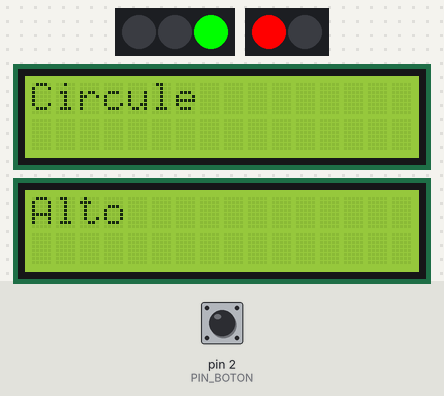
Recording of a sketch running on a simulated Arduino Uno, built with avr-gcc and run on an emulated ATmega328P. Parts: 3 RGB LEDs in strip order, left to right, 2 RGB LEDs in strip order, left to right, 2 × 16×2 character LCD. The inputs (shaded band) are chosen by the test bench; at power-on: pin 2 (PIN_BOTON) HIGH.

Above: at 1.3 s.
1.4 s: pin 2 (PIN_BOTON) pulled LOW for 0.15 s
At 1.54 s:
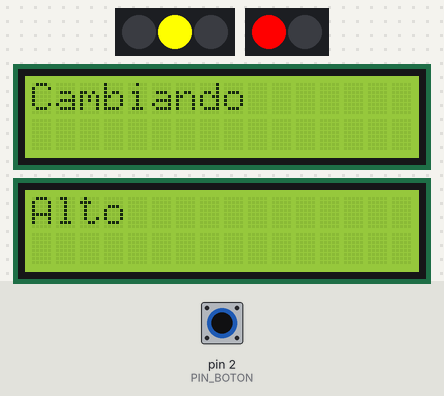
At 2.5 s:
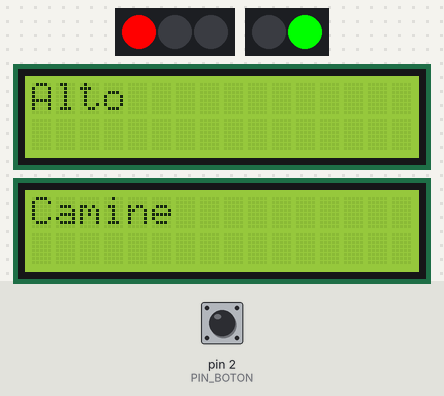
7.5 s: pin 2 (PIN_BOTON) pulled LOW for 1 s
At 7.87 s:
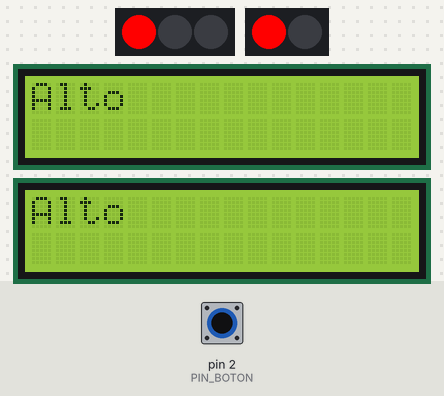
Timing chart, 0 to 14.5 s (numbered marks = the images above; inputs shaded):
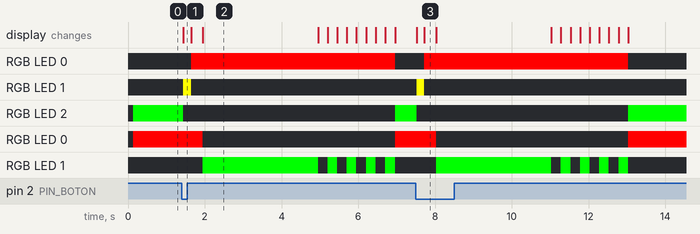

The sketch:

semaforo_complejo.ino
```cpp
#include <Adafruit_NeoPixel.h>
#include <LiquidCrystal.h>

// ==========================================
// 1. CONSTANTES DE TIEMPO (en milisegundos)
// ==========================================
const unsigned long TIEMPO_AMARILLO    = 200; // Tiempo del auto en amarillo
const unsigned long TIEMPO_SEGURIDAD   = 300;  // Pausa en rojo antes de dar verde al peatón
const unsigned long TIEMPO_PEATON_BASE = 3000; // Tiempo base para que pase el peatón
const unsigned long TIEMPO_EXTENSION   = 2000; // Segundos extra si presionan el botón cruzando
const unsigned long TIEMPO_PARPADEO    = 250;  // Velocidad de parpadeo (peatón)
const int NUM_PARPADEOS = 4;                   // Cuántas veces parpadea el verde peatonal

// ==========================================
// 2. CONFIGURACIÓN DE PINES
// ==========================================
#define PIN_BOTON 2
#define PIN_VEHICULAR 6
#define PIN_PEATONAL 7

// Estados del Semáforo (usamos int para evitar el bug de TinkerCAD)
#define ESTADO_CIRCULA 0
#define ESTADO_FRENANDO 1
#define ESTADO_SEGURIDAD 2
#define ESTADO_CAMINE 3

// Inicialización de Neopixels
// Vehicular: 3 Leds (0:Rojo, 1:Amarillo, 2:Verde)
Adafruit_NeoPixel vehiculos = Adafruit_NeoPixel(3, PIN_VEHICULAR, NEO_GRB + NEO_KHZ800);
// Peatonal: 2 Leds (0:Rojo, 1:Verde)
Adafruit_NeoPixel peatones = Adafruit_NeoPixel(2, PIN_PEATONAL, NEO_GRB + NEO_KHZ800);

// Inicialización de Pantallas LCD
LiquidCrystal lcdVehiculo(13, 12, 11, 10, 9, 8);
LiquidCrystal lcdPeaton(A0, A1, A2, A3, A4, A5);

// ==========================================
// 3. VARIABLES DE CONTROL
// ==========================================
int estadoActual = ESTADO_CIRCULA;
unsigned long tiempoInicioEstado = 0;
unsigned long tiempoPeatonActual = TIEMPO_PEATON_BASE;
bool botonPresionadoPreviamente = false;

// ==========================================
// 4. FUNCIONES PRINCIPALES
// ==========================================

void setup() {
  // Configurar Neopixels
  vehiculos.begin();
  vehiculos.show();
  peatones.begin();
  peatones.show();

  // Configurar Pantallas
  lcdVehiculo.begin(16, 2);
  lcdPeaton.begin(16, 2);

  // Configurar Pulsador
  pinMode(PIN_BOTON, INPUT_PULLUP);

  // Iniciar el sistema
  cambiarEstado(ESTADO_CIRCULA);
}

void loop() {
  bool botonPresionado = (digitalRead(PIN_BOTON) == LOW);
  unsigned long tiempoActual = millis();
  unsigned long tiempoTranscurrido = tiempoActual - tiempoInicioEstado;

  // -- Máquina de Estados --

  if (estadoActual == ESTADO_CIRCULA) {
    // Si los autos circulan y presionan el botón, empieza a frenar
    if (botonPresionado && !botonPresionadoPreviamente) {
      cambiarEstado(ESTADO_FRENANDO);
    }
  }
  else if (estadoActual == ESTADO_FRENANDO) {
    // Pasa de Amarillo a Rojo de seguridad
    if (tiempoTranscurrido >= TIEMPO_AMARILLO) {
      cambiarEstado(ESTADO_SEGURIDAD);
    }
  }
  else if (estadoActual == ESTADO_SEGURIDAD) {
    // Pausa de 300ms de seguridad exclusiva
    if (tiempoTranscurrido >= TIEMPO_SEGURIDAD) {
      cambiarEstado(ESTADO_CAMINE);
    }
  }
  else if (estadoActual == ESTADO_CAMINE) {
    // Si presionan el botón mientras cruzan, extendemos el tiempo
    if (botonPresionado && !botonPresionadoPreviamente) {
      tiempoPeatonActual += TIEMPO_EXTENSION;
    }

    // Si se acabó el tiempo del peatón
    if (tiempoTranscurrido >= tiempoPeatonActual) {
      ejecutarParpadeoPeatonal();
      cambiarEstado(ESTADO_CIRCULA);
    }
  }

  // Guardar estado del botón para detectar un solo "clic" y no dejarlo pegado
  botonPresionadoPreviamente = botonPresionado;
  delay(50); // Pequeño debounce para evitar falsos contactos del botón
}

// ==========================================
// 5. FUNCIONES DE APOYO
// ==========================================

// Usamos 'int' en vez de enum para sortear el error de compilación
void cambiarEstado(int nuevoEstado) {
  estadoActual = nuevoEstado;
  tiempoInicioEstado = millis();

  if (nuevoEstado == ESTADO_CAMINE) {
    // Reiniciar el tiempo al valor por defecto cada que empiece a cruzar un peatón
    tiempoPeatonActual = TIEMPO_PEATON_BASE;
  }

  actualizarLuces();
  actualizarPantallas();
}

void actualizarLuces() {
  vehiculos.clear();
  peatones.clear();

  // Asignamos colores según el estado
  if (estadoActual == ESTADO_CIRCULA) {
    vehiculos.setPixelColor(2, vehiculos.Color(0, 255, 0)); // Vehículos Verde
    peatones.setPixelColor(0, peatones.Color(255, 0, 0));   // Peatones Rojo
  }
  else if (estadoActual == ESTADO_FRENANDO) {
    vehiculos.setPixelColor(1, vehiculos.Color(255, 255, 0)); // Vehículos Amarillo
    peatones.setPixelColor(0, peatones.Color(255, 0, 0));     // Peatones Rojo
  }
  else if (estadoActual == ESTADO_SEGURIDAD) {
    vehiculos.setPixelColor(0, vehiculos.Color(255, 0, 0));   // Vehículos Rojo
    peatones.setPixelColor(0, peatones.Color(255, 0, 0));     // Peatones Rojo (300ms)
  }
  else if (estadoActual == ESTADO_CAMINE) {
    vehiculos.setPixelColor(0, vehiculos.Color(255, 0, 0));   // Vehículos Rojo
    peatones.setPixelColor(1, peatones.Color(0, 255, 0));     // Peatones Verde
  }

  vehiculos.show();
  peatones.show();
}

void actualizarPantallas() {
  lcdVehiculo.clear();
  lcdPeaton.clear();

  if (estadoActual == ESTADO_CIRCULA) {
    lcdVehiculo.print("Circule");
    lcdPeaton.print("Alto");
  }
  else if (estadoActual == ESTADO_FRENANDO) {
    lcdVehiculo.print("Cambiando");
    lcdPeaton.print("Alto");
  }
  else if (estadoActual == ESTADO_SEGURIDAD) {
    lcdVehiculo.print("Alto");
    lcdPeaton.print("Alto");
  }
  else if (estadoActual == ESTADO_CAMINE) {
    lcdVehiculo.print("Alto");
    lcdPeaton.print("Camine");
  }
}

void ejecutarParpadeoPeatonal() {
  for (int i = 0; i < NUM_PARPADEOS; i++) {
    // Apagar verde peatonal
    peatones.setPixelColor(1, peatones.Color(0, 0, 0));
    peatones.show();
    delay(TIEMPO_PARPADEO);

    // Encender verde peatonal
    peatones.setPixelColor(1, peatones.Color(0, 255, 0));
    peatones.show();
    delay(TIEMPO_PARPADEO);
  }
}
```

Measured:
- after the input at 1.4 s, RGB LED 0: off → RGB(255, 0, 0) after 0.25 s, → off 5.3 s later; RGB LED 1: off → RGB(255, 255, 0) at once, → off 0.21 s later
- after the input at 7.5 s, RGB LED 0: off → RGB(255, 0, 0) after 0.22 s, → off 5.3 s later; RGB LED 1: off → RGB(255, 255, 0) at once, → off 0.21 s later
- what the display in image 2 shows lasts 3.0 s, from 2.0 s to 5.0 s
